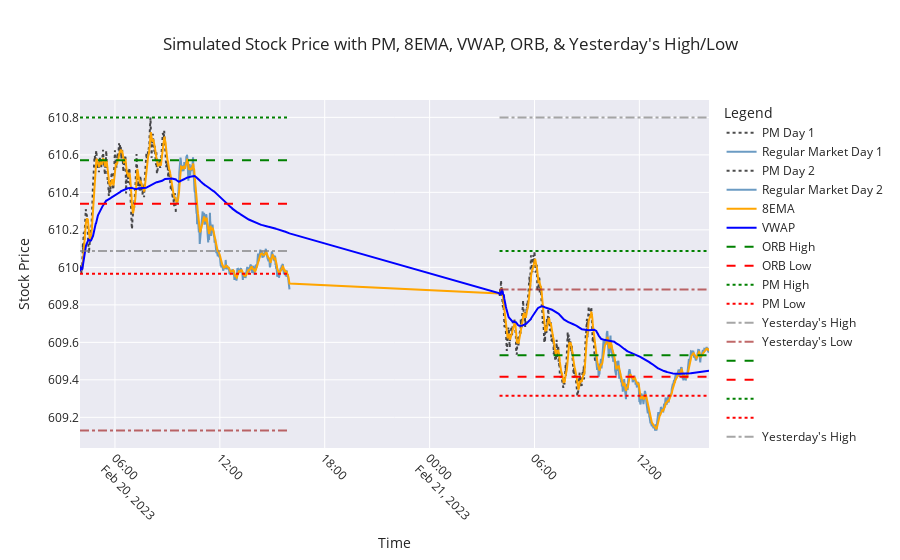

The notebook cell saved with this chart:
### Code cell
import numpy as np  # Importing numpy for numerical operations
import pandas as pd
import seaborn as sns
from plotly.subplots import make_subplots
from ipywidgets import widgets
from IPython.display import display
from Gen_SPY_With_Indicators import simulate_stock  # Importing simulation function
import matplotlib.pyplot as plt  # Importing matplotlib for plotting
import matplotlib.ticker as mticker  # For proper Y-axis formatting

def generate_signals(df, stop_loss_pct=0.02):
    """ Generates trade signals based on ORB, VWAP, 8EMA, PM High/Low, and Yest High/Low """

    df['Signal'] = ''
    df['Stop_Loss'] = np.nan  # Initialize Stop_Loss column

    # Buy Call: Price breaks ORB High & supported by 8EMA & VWAP
    df.loc[
        (df['Close'] > df['ORB_High']) & 
        (df['Close'] > df['VWAP']) & 
        (df['Close'] > df['8EMA']),
        'Signal'
    ] = 'BUY CALL'

    # Sell Put: Price breaks ORB Low & rejected by 8EMA & VWAP
    df.loc[
        (df['Close'] < df['ORB_Low']) & 
        (df['Close'] < df['VWAP']) & 
        (df['Close'] < df['8EMA']),
        'Signal'
    ] = 'BUY PUT'

    # Boost Call Confidence if PM High or Yesterday's High is broken
    df.loc[
        (df['Signal'] == 'BUY CALL') & 
        ((df['Close'] > df['PM_High']) | (df['Close'] > df['Yest_High'])),
        'Signal'
    ] = 'STRONG BUY CALL'

    # Boost Put Confidence if PM Low or Yesterday's Low is broken
    df.loc[
        (df['Signal'] == 'BUY PUT') & 
        ((df['Close'] < df['PM_Low']) | (df['Close'] < df['Yest_Low'])),
        'Signal'
    ] = 'STRONG BUY PUT'

    # Add stop loss levels
    df.loc[df['Signal'].isin(['BUY CALL', 'STRONG BUY CALL']), 'Stop_Loss'] = df['Close'] * (1 - stop_loss_pct)
    df.loc[df['Signal'].isin(['BUY PUT', 'STRONG BUY PUT']), 'Stop_Loss'] = df['Close'] * (1 + stop_loss_pct)

    return df

# Simulate Stock Data for 2 Days
simulated_data, yesterday_high, yesterday_low = simulate_stock(number_of_days)

# Apply Signal Generation
simulated_data = generate_signals(simulated_data)

import plotly.express as px
import plotly.graph_objects as go

# Set seaborn style
sns.set(style="whitegrid")

# Create a subplot
fig = make_subplots(rows=1, cols=1)

# Function to update the plot based on the toggle button
def update_plot(change):
    fig.data = []  # Clear existing traces

    if toggle_button.value:
        # Add candlestick traces for each day
        for day in simulated_data["Day"].unique():
            day_data = simulated_data[simulated_data["Day"] == day]
            pm_data = day_data[day_data["Session"] == "PM"]
            market_data = day_data[day_data["Session"] == "Regular Market"]

            if not pm_data.empty:
                fig.add_trace(go.Candlestick(x=pm_data['Timestamp'], open=pm_data['Open'], high=pm_data['High'], low=pm_data['Low'], close=pm_data['Close'], name=f"PM Day {day}"))
            if not market_data.empty:
                fig.add_trace(go.Candlestick(x=market_data['Timestamp'], open=market_data['Open'], high=market_data['High'], low=market_data['Low'], close=market_data['Close'], name=f"Regular Market Day {day}"))
    else:
        # Add line traces for each day
        for day in simulated_data["Day"].unique():
            day_data = simulated_data[simulated_data["Day"] == day]
            pm_data = day_data[day_data["Session"] == "PM"]
            market_data = day_data[day_data["Session"] == "Regular Market"]

            fig.add_trace(go.Scatter(x=pm_data['Timestamp'], y=pm_data['Close'], mode='lines', name=f"PM Day {day}", line=dict(color="black", dash="dot"), opacity=0.7))
            fig.add_trace(go.Scatter(x=market_data['Timestamp'], y=market_data['Close'], mode='lines', name=f"Regular Market Day {day}", line=dict(color="steelblue"), opacity=0.8))

    # Add traces for indicators
    fig.add_trace(go.Scatter(x=simulated_data['Timestamp'], y=simulated_data['8EMA'], mode='lines', name="8EMA", line=dict(color="orange")))
    fig.add_trace(go.Scatter(x=simulated_data['Timestamp'], y=simulated_data['VWAP'], mode='lines', name="VWAP", line=dict(color="blue")))

    # Add traces for ORB and PM High/Low
    for day in simulated_data['Day'].unique():
        day_data = simulated_data[simulated_data['Day'] == day]
        fig.add_trace(go.Scatter(x=day_data['Timestamp'], y=day_data['ORB_High'], mode='lines', name="ORB High" if day == 1 else "", line=dict(color="green", dash="dash")))
        fig.add_trace(go.Scatter(x=day_data['Timestamp'], y=day_data['ORB_Low'], mode='lines', name="ORB Low" if day == 1 else "", line=dict(color="red", dash="dash")))
        fig.add_trace(go.Scatter(x=day_data['Timestamp'], y=day_data['PM_High'], mode='lines', name="PM High" if day == 1 else "", line=dict(color="green", dash="dot")))
        fig.add_trace(go.Scatter(x=day_data['Timestamp'], y=day_data['PM_Low'], mode='lines', name="PM Low" if day == 1 else "", line=dict(color="red", dash="dot")))

        market_open_time = day_data['Timestamp'].iloc[0]
        market_close_time = day_data['Timestamp'].iloc[-1]
        if day == 1:
            fig.add_trace(go.Scatter(x=[market_open_time, market_close_time], y=[yesterday_high, yesterday_high], mode='lines', name="Yesterday's High", line=dict(color="gray", dash="dashdot"), opacity=0.7))
            fig.add_trace(go.Scatter(x=[market_open_time, market_close_time], y=[yesterday_low, yesterday_low], mode='lines', name="Yesterday's Low", line=dict(color="brown", dash="dashdot"), opacity=0.7))
        else:
            fig.add_trace(go.Scatter(x=[market_open_time, market_close_time], y=[day_data['Yest_High'].iloc[0], day_data['Yest_High'].iloc[0]], mode='lines', name="Yesterday's High" if day == 2 else "", line=dict(color="gray", dash="dashdot"), opacity=0.7))
            fig.add_trace(go.Scatter(x=[market_open_time, market_close_time], y=[day_data['Yest_Low'].iloc[0], day_data['Yest_Low'].iloc[0]], mode='lines', name="Yesterday's Low" if day == 2 else "", line=dict(color="brown", dash="dashdot"), opacity=0.7))

    # Update layout for better appearance
    fig.update_layout(
        title="Simulated Stock Price with PM, 8EMA, VWAP, ORB, & Yesterday's High/Low",
        xaxis_title="Time",
        yaxis_title="Stock Price",
        legend_title="Legend",
        xaxis=dict(tickangle=45),
        template="seaborn"
    )

    # Show the plot
    fig.show()

# Create a toggle button
toggle_button = widgets.ToggleButton(
    value=False,
    description='Toggle Candlestick',
    disabled=False,
    button_style='',
    tooltip='Toggle between line and candlestick chart',
    icon='line-chart'
)

# Attach the update function to the toggle button
toggle_button.observe(update_plot, names='value')

# Display the toggle button
# display(toggle_button)

# Initial plot update
update_plot(None)

# Print any part of the simulated data that contains BUY CALL or BUY PUT signals during Regular Market session
#print(simulated_data[(simulated_data['Signal'].isin(['BUY CALL', 'BUY PUT', 'STRONG BUY CALL', 'STRONG BUY PUT'])) & (simulated_data['Session'] == 'Regular Market')])

### Figure 1 — Plotly figure (JSON) as saved in the notebook; plotly's stock layout.template omitted (floating-point values rounded to 4 significant figures; data arrays with more than 128 entries replaced by an {"elided": "..."} marker saying what was removed)
{"data": [{"line": {"color": "black", "dash": "dot"}, "mode": "lines", "name": "PM Day 1", "opacity": 0.7, "type": "scatter", "x": {"elided": "330 str values"}, "y": {"elided": "330 float values"}}, {"line": {"color": "steelblue"}, "mode": "lines", "name": "Regular Market Day 1", "opacity": 0.8, "type": "scatter", "x": {"elided": "390 str values"}, "y": {"elided": "390 float values"}}, {"line": {"color": "black", "dash": "dot"}, "mode": "lines", "name": "PM Day 2", "opacity": 0.7, "type": "scatter", "x": {"elided": "330 str values"}, "y": {"elided": "330 float values"}}, {"line": {"color": "steelblue"}, "mode": "lines", "name": "Regular Market Day 2", "opacity": 0.8, "type": "scatter", "x": {"elided": "390 str values"}, "y": {"elided": "390 float values"}}, {"line": {"color": "orange"}, "mode": "lines", "name": "8EMA", "type": "scatter", "x": {"elided": "1440 str values"}, "y": {"elided": "1440 float values"}}, {"line": {"color": "blue"}, "mode": "lines", "name": "VWAP", "type": "scatter", "x": {"elided": "1440 str values"}, "y": {"elided": "1440 float values"}}, {"line": {"color": "green", "dash": "dash"}, "mode": "lines", "name": "ORB High", "type": "scatter", "x": {"elided": "720 str values"}, "y": {"elided": "720 float values"}}, {"line": {"color": "red", "dash": "dash"}, "mode": "lines", "name": "ORB Low", "type": "scatter", "x": {"elided": "720 str values"}, "y": {"elided": "720 float values"}}, {"line": {"color": "green", "dash": "dot"}, "mode": "lines", "name": "PM High", "type": "scatter", "x": {"elided": "720 str values"}, "y": {"elided": "720 float values"}}, {"line": {"color": "red", "dash": "dot"}, "mode": "lines", "name": "PM Low", "type": "scatter", "x": {"elided": "720 str values"}, "y": {"elided": "720 float values"}}, {"line": {"color": "gray", "dash": "dashdot"}, "mode": "lines", "name": "Yesterday's High", "opacity": 0.7, "type": "scatter", "x": ["2023-02-20T04:00:00", "2023-02-20T15:59:00"], "y": [610.1, 610.1]}, {"line": {"color": "brown", "dash": "dashdot"}, "mode": "lines", "name": "Yesterday's Low", "opacity": 0.7, "type": "scatter", "x": ["2023-02-20T04:00:00", "2023-02-20T15:59:00"], "y": [609.1, 609.1]}, {"line": {"color": "green", "dash": "dash"}, "mode": "lines", "name": "", "type": "scatter", "x": {"elided": "720 str values"}, "y": {"elided": "720 float values"}}, {"line": {"color": "red", "dash": "dash"}, "mode": "lines", "name": "", "type": "scatter", "x": {"elided": "720 str values"}, "y": {"elided": "720 float values"}}, {"line": {"color": "green", "dash": "dot"}, "mode": "lines", "name": "", "type": "scatter", "x": {"elided": "720 str values"}, "y": {"elided": "720 float values"}}, {"line": {"color": "red", "dash": "dot"}, "mode": "lines", "name": "", "type": "scatter", "x": {"elided": "720 str values"}, "y": {"elided": "720 float values"}}, {"line": {"color": "gray", "dash": "dashdot"}, "mode": "lines", "name": "Yesterday's High", "opacity": 0.7, "type": "scatter", "x": ["2023-02-21T04:00:00", "2023-02-21T15:59:00"], "y": [610.8, 610.8]}, {"line": {"color": "brown", "dash": "dashdot"}, "mode": "lines", "name": "Yesterday's Low", "opacity": 0.7, "type": "scatter", "x": ["2023-02-21T04:00:00", "2023-02-21T15:59:00"], "y": [609.9, 609.9]}], "layout": {"legend": {"title": {"text": "Legend"}}, "title": {"text": "Simulated Stock Price with PM, 8EMA, VWAP, ORB, & Yesterday's High/Low"}, "xaxis": {"anchor": "y", "domain": [0, 1], "tickangle": 45, "title": {"text": "Time"}}, "yaxis": {"anchor": "x", "domain": [0, 1], "title": {"text": "Stock Price"}}}}
